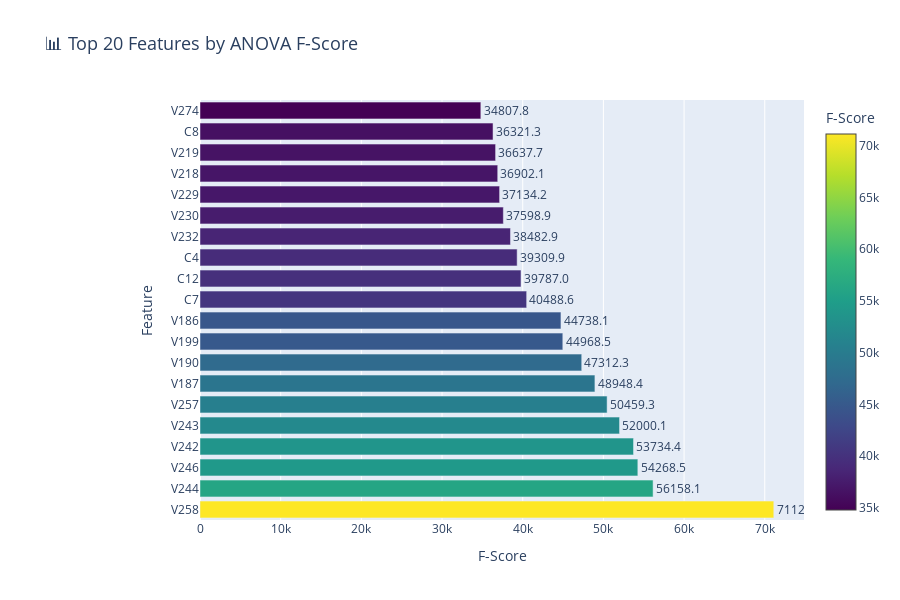

Notebook code for this chart:
### Code cell
top_20 = feature_scores.head(20)

fig = go.Figure(go.Bar(
    x=top_20['F_Score'],
    y=top_20['Feature'],
    orientation='h',
    marker=dict(
        color=top_20['F_Score'],
        colorscale='Viridis',
        showscale=True,
        colorbar=dict(title='F-Score')
    ),
    text=[f'{x:.1f}' for x in top_20['F_Score']],
    textposition='outside'
))

fig.update_layout(
    title='📊 Top 20 Features by ANOVA F-Score',
    title_font_size=18,
    xaxis_title='F-Score',
    yaxis_title='Feature',
    height=600,
    margin=dict(l=200)
)

fig.show()
fig.write_html(f'{BASE_PATH}/reports/figures/11_feature_importance_anova.html')

### Figure 1 — Plotly figure (JSON) as saved in the notebook; plotly's stock layout.template omitted (floating-point values rounded to 4 significant figures)
{"data": [{"marker": {"color": [71120.0, 56160.0, 54270.0, 53730.0, 52000.0, 50460.0, 48950.0, 47310.0, 44970.0, 44740.0, 40490.0, 39790.0, 39310.0, 38480.0, 37600.0, 37130.0, 36900.0, 36640.0, 36320.0, 34810.0], "colorbar": {"title": {"text": "F-Score"}}, "colorscale": [[0, "#440154"], [0.1111, "#482878"], [0.2222, "#3e4989"], [0.3333, "#31688e"], [0.4444, "#26828e"], [0.5556, "#1f9e89"], [0.6667, "#35b779"], [0.7778, "#6ece58"], [0.8889, "#b5de2b"], [1, "#fde725"]], "showscale": true}, "orientation": "h", "text": ["71120.1", "56158.1", "54268.5", "53734.4", "52000.1", "50459.3", "48948.4", "47312.3", "44968.5", "44738.1", "40488.6", "39787.0", "39309.9", "38482.9", "37598.9", "37134.2", "36902.1", "36637.7", "36321.3", "34807.8"], "textposition": "outside", "type": "bar", "x": [71120.0, 56160.0, 54270.0, 53730.0, 52000.0, 50460.0, 48950.0, 47310.0, 44970.0, 44740.0, 40490.0, 39790.0, 39310.0, 38480.0, 37600.0, 37130.0, 36900.0, 36640.0, 36320.0, 34810.0], "y": ["V258", "V244", "V246", "V242", "V243", "V257", "V187", "V190", "V199", "V186", "C7", "C12", "C4", "V232", "V230", "V229", "V218", "V219", "C8", "V274"]}], "layout": {"height": 600, "margin": {"l": 200}, "title": {"font": {"size": 18}, "text": "📊 Top 20 Features by ANOVA F-Score"}, "xaxis": {"title": {"text": "F-Score"}}, "yaxis": {"title": {"text": "Feature"}}}}
